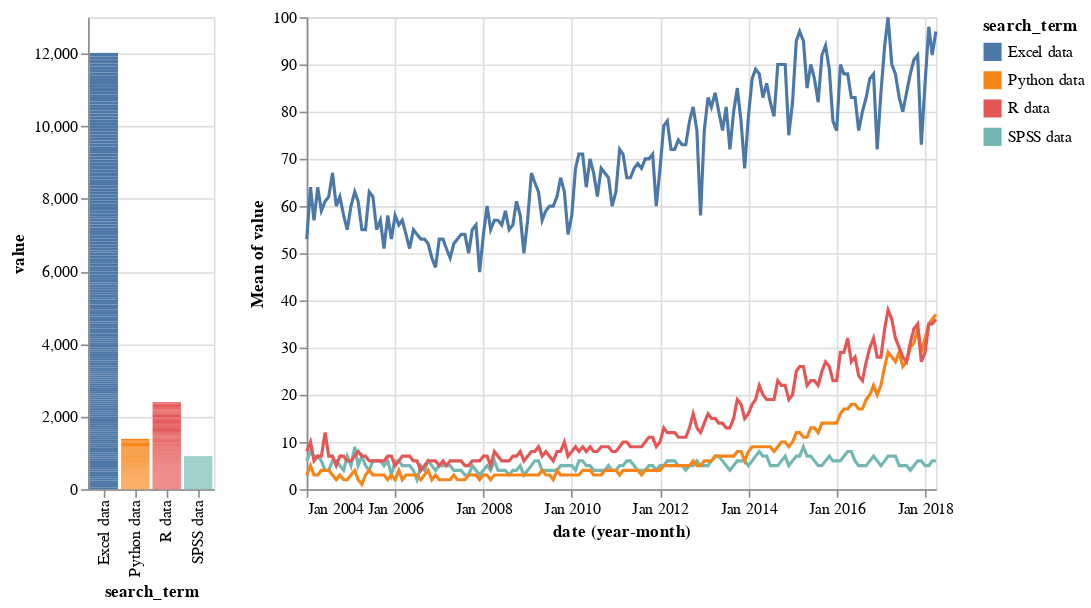

The notebook cell saved with this chart:
### Code cell
trend_bar|trend_line

### Figure 1 — Vega-Lite specification as saved in the notebook (floating-point values rounded to 4 significant figures; data arrays with more than 128 entries replaced by an {"elided": "..."} marker saying what was removed)
{"config": {"view": {"continuousWidth": 400, "continuousHeight": 300}}, "hconcat": [{"mark": "bar", "encoding": {"color": {"type": "nominal", "field": "search_term"}, "x": {"type": "nominal", "field": "search_term"}, "y": {"type": "quantitative", "field": "value"}}}, {"mark": "line", "encoding": {"color": {"type": "nominal", "field": "search_term"}, "x": {"type": "temporal", "field": "date", "timeUnit": "yearmonth"}, "y": {"type": "quantitative", "aggregate": "mean", "field": "value"}}}], "data": {"name": "data-e98c37ccd35f211240bd82ee68b1da10"}, "$schema": "https://vega.github.io/schema/vega-lite/v4.8.1.json", "datasets": {"data-e98c37ccd35f211240bd82ee68b1da10": {"elided": "688 records"}}}
